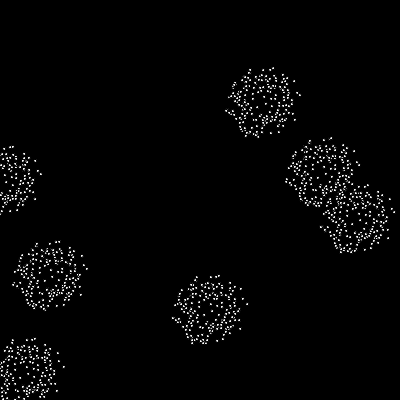
Frame 1 (no input)
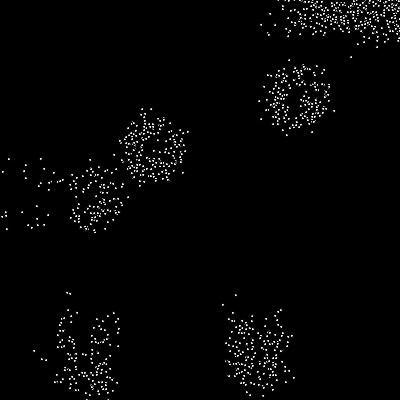
Frame 60 (the mouse pressed at the canvas centre just before this capture)
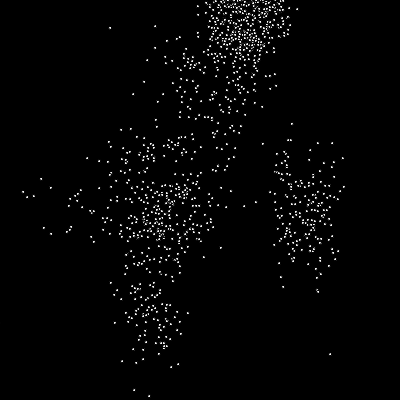
Frame 120 (the mouse held since frame 60 and released just before this capture)

The Processing sketch that drew these frames (run headless with seeded random() and noise(); from frame 60 on, the mouse is pressed at the canvas centre):

// Processing sketch: processing_89043
// ── processing_89043.pde

int num = 7;
swarm[] array;
void setup() {
  size (400, 400);
  
  array = new swarm[num];
  
  for (int i = 0; i < num; i++) {
    array[i] = new swarm(0, random(0, width), random(0, height), random(-3, 3), random(-3, 3));
  }
}
void draw() {
  background(0);
  for(int a=0;a<num;a++) {
    array[a].draw();
  }
}
class particle {
  float baserad, num, turnspeed, d, ctpx, ctpy, xpos, ypos, circ, density, xspeed, yspeed;
  particle(float baseradvar, float turnspeedvar, float numvar, float ctpxvar, float ctpyvar, float circvar, float densityvar, float xspeedvar, float yspeedvar) {
    baserad = baseradvar;
    turnspeed = turnspeedvar;
    num = numvar;
    ctpx = ctpxvar;
    ctpy = ctpyvar;
    circ = circvar;
    xspeed=xspeedvar;
    yspeed=yspeedvar;
    num =( (circ/3)*numvar)+density;
    density = densityvar;
  }
  void create() {
    ctpx+=xspeed;
    ctpy+=yspeed;
    d+=turnspeed;
    xpos = ctpx+sin(d-num)*(noise(d-num)*baserad);
    ypos = ctpy+cos(d-num)*(noise(d-num)*baserad);
    ellipse(xpos, ypos, 3, 3);
      if(xpos<0) {
    xspeed *=-1;
  }
  if(xpos>width) {
    xspeed*=-1;
  }
  if(ypos<0) {
    yspeed*=-1;
  }
  if(ypos>height) {
    yspeed*=-1;
  }
  }
}
class swarm {
  float density;
particle[] list;
float xpos, ypos, d, xvel, yvel;
swarm(float density, float x, float y, float xvelvar, float yvelvar) {
  xpos = x;
  ypos = y;
  xvel = xvelvar;
  yvel = yvelvar;
    list = new particle[round(200-density)];
    
      for (int i = 0; i < round(200-density); i++) {
    list[i] = new particle(50, random(-0.03, 0.03), i, xpos, ypos, 50, density, xvel, yvel);
  }
}
void draw() {
  xpos+=xvel;
  ypos+=yvel;
      for (int i = 0; i < 200-density; i++) {
      list[i].create();
  }
    if(xpos>width) {
    xpos=1;
  }
  if(ypos<0) {
    ypos=height;
  }
  if(ypos>height) {
    ypos=1;
  }
        if(xpos<0) {
    xpos = width;
  }
}
}
